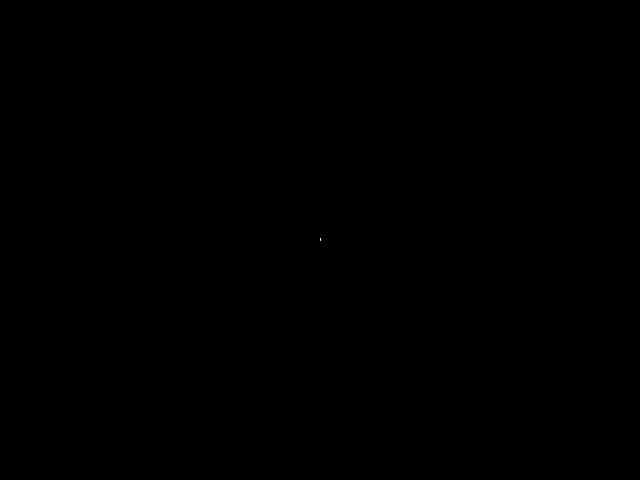
Frame 1 (no input)
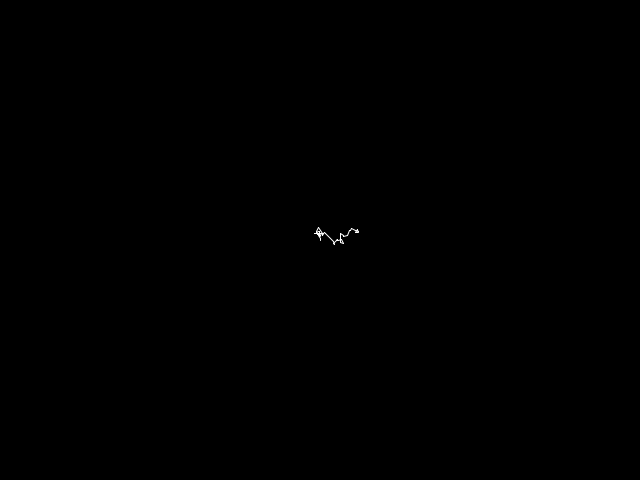
Frame 60 (the mouse pressed at the canvas centre just before this capture)
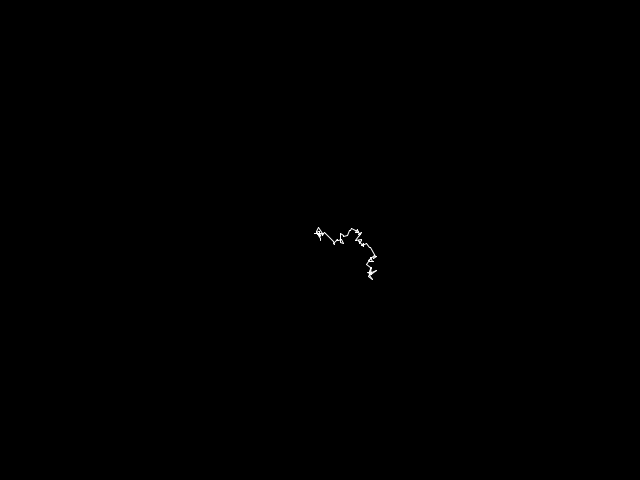
Frame 120 (the mouse held since frame 60 and released just before this capture)

The Processing sketch that drew these frames (run headless with seeded random() and noise(); from frame 60 on, the mouse is pressed at the canvas centre):

// Processing sketch: montecarlo_walker
// ── montecarlo_walker.pde
class Walker {
  float x, y;
  
  float prevX, prevY;

  Walker() {
    x = width/2;
    y = height/2;
  }

  void render() {
    stroke(255);
    line(prevX,prevY,x, y);
  }

  // Randomly move according to floating point values
  void step() {
    prevX = x;
    prevY = y;
    
    float stepx = random(-1, 1);
    float stepy = random(-1, 1);
    
    float stepsize = montecarlo()*10;
    stepx *= stepsize;
    stepy *= stepsize;
    
    x += stepx;
    y += stepy;
    x = constrain(x, 0, width-1);
    y = constrain(y, 0, height-1);
  }
}


float montecarlo() {
  while (true) {  

    float r1 = random(1);  
    
    float probability = pow(1 - r1, 1);

    float r2 = random(1);  
    if (r2 < probability) {  
      println("probability:");
      println(probability);
      println("r1:");
      println(r1);
      return r1;
    }
  }
}


Walker w;

void setup() {
  size(640,480);
  // Create a walker object
  w = new Walker();
  background(0);
}

void draw() {
  // Run the walker object
  w.step();
  w.render();
}
